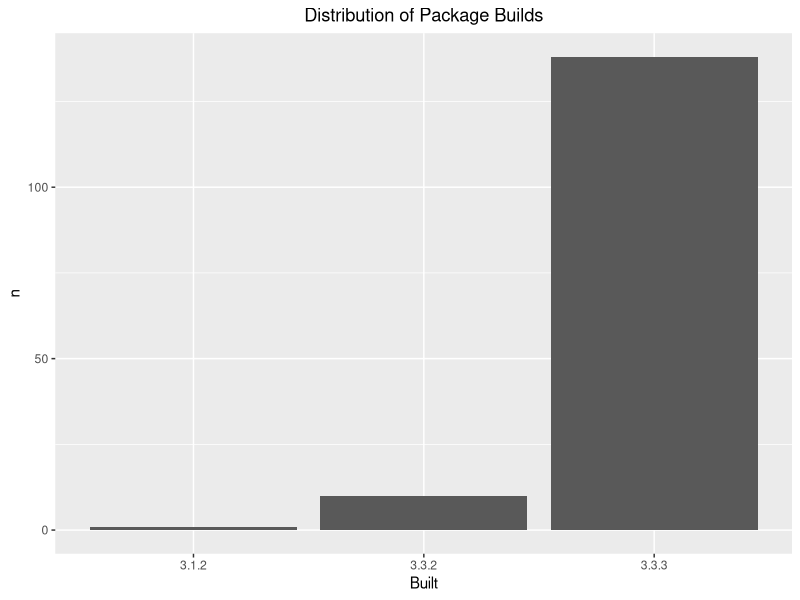
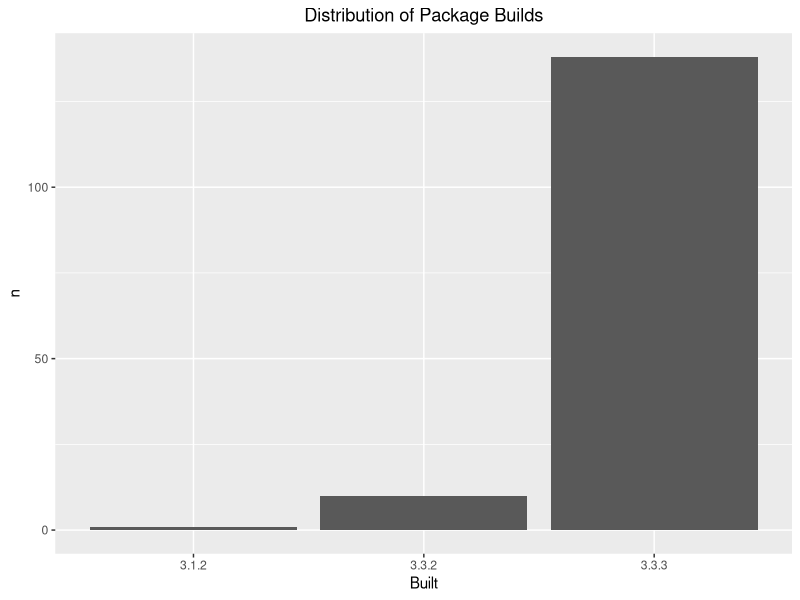

These figures' R source, in order:
#' ---
#' output: github_document
#' ---

library(tidyverse)
library(dplyr)
library(ggplot2)

## remember to restart R here!

## make a barchart from the frequency table in data/add-on-packages-freqtable.csv

## read that csv into a data frame
## hint: readr::read_csv() or read.csv()
## idea: try using here::here() to create the file path
apt_freqtable <- read_csv("data/add-on-packages-freqtable.csv")


## if you use ggplot2, code like this will work:
ggplot(apt_freqtable, aes(x = Built, y = n)) +
  geom_col() +
  ggtitle("Distribution of Package Builds") +
  theme(plot.title = element_text(hjust = 0.5))

## write this barchart to figs/built-barchart.png
## if you use ggplot2, ggsave() will help
## idea: try using here::here() to create the file path
ggsave("built-barchart.png")

## YES overwrite the file that is there now
## that's old output from me (Jenny)
